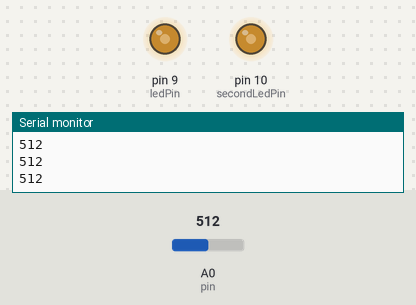
A sketch run on a simulated Arduino Uno, built with avr-gcc and run on an emulated ATmega328P. Shown: output pins drawn as LEDs (lit = HIGH), the last lines printed to the serial monitor. Inputs (shaded band) come from the test bench; at power-on: A0 (pin) = 512.

Above: at 1.2 s.
1.3 s: A0 (pin) set to 716
At 2.2 s:
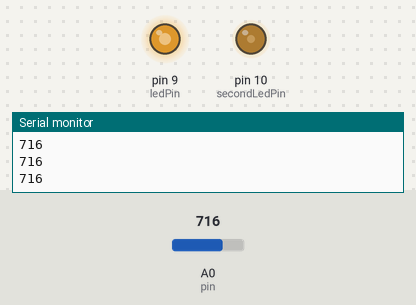
2.9 s: A0 (pin) set to 900
At 3.7 s:
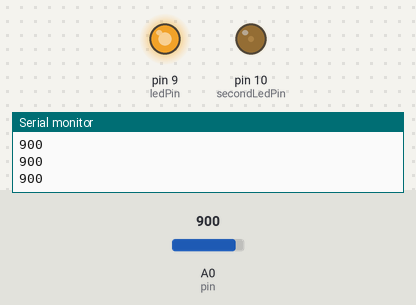
4.5 s: A0 (pin) set to 1023
At 5.1 s:
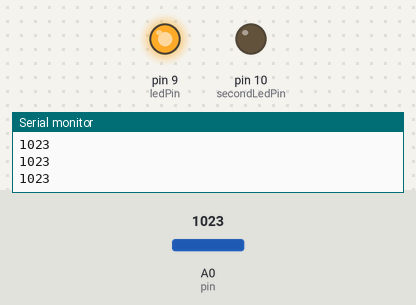
6.1 s: A0 (pin) set to 306
At 6.6 s:
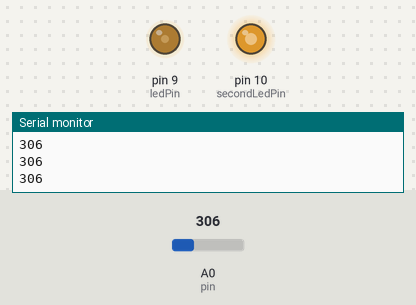
7.7 s: A0 (pin) set to 122
At 9.0 s:
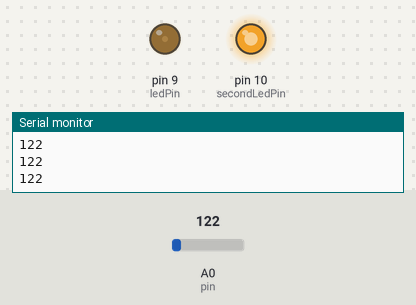
9.3 s: A0 (pin) set to 511
At 10.7 s:
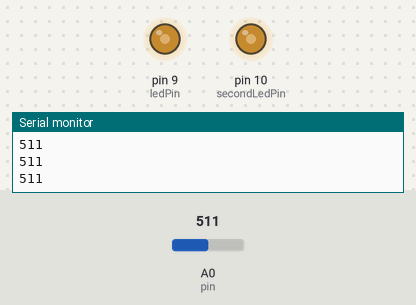
Timing chart, 0 to 11.9 s (numbered marks = the images above; inputs shaded):
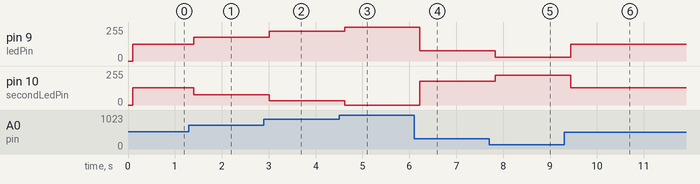

Measured:
- after the input at 1.3 s, pin 9 (ledPin): 127/255 → 178/255 after 0.11 s; pin 10 (secondLedPin): 128/255 → 77/255 after 0.11 s
- after the input at 2.9 s, pin 9 (ledPin): 178/255 → 224/255 after 0.11 s; pin 10 (secondLedPin): 77/255 → 31/255 after 0.11 s
- after the input at 4.5 s, pin 9 (ledPin): 224/255 → 255/255 after 0.12 s; pin 10 (secondLedPin): 31/255 → 0/255 after 0.12 s
- after the input at 6.1 s, pin 9 (ledPin): 255/255 → 76/255 after 0.13 s; pin 10 (secondLedPin): 0/255 → 179/255 after 0.13 s
- after the input at 7.7 s, pin 9 (ledPin): 76/255 → 30/255 after 0.13 s; pin 10 (secondLedPin): 179/255 → 225/255 after 0.13 s
- after the input at 9.3 s, pin 9 (ledPin): 30/255 → 127/255 after 0.14 s; pin 10 (secondLedPin): 225/255 → 128/255 after 0.14 s

The sketch:

analogRead_and_analogWrite_2.ino
```cpp
int pin = A0;
int ledPin = 9;
int secondLedPin = 10;
int data;

void setup() {
  Serial.begin(9600);
}

void loop() {
  data = analogRead(pin);
  Serial.println(data);
  delay(100);

  int mapData = map(data, 0, 1023, 0, 255);
  analogWrite(ledPin, mapData);

  int secondMapData = map(data, 0, 1023, 255, 0);
  analogWrite(secondLedPin, secondMapData);
}
```
